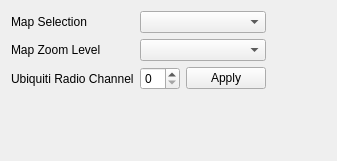
             <widget class="QWidget" name="tab_29">
              <attribute name="title">
               <string>Settings</string>
              </attribute>
              <layout class="QGridLayout" name="gridLayout_80">
               <item row="4" column="1">
                <spacer name="verticalSpacer_67">
                 <property name="orientation">
                  <enum>Qt::Vertical</enum>
                 </property>
                 <property name="sizeHint" stdset="0">
                  <size>
                   <width>20</width>
                   <height>40</height>
                  </size>
                 </property>
                </spacer>
               </item>
               <item row="0" column="0">
                <layout class="QFormLayout" name="formLayout_35">
                 <item row="1" column="1">
                  <widget class="QComboBox" name="map_selection_combo_box"/>
                 </item>
                 <item row="1" column="0">
                  <widget class="QLabel" name="label_12">
                   <property name="text">
                    <string>Map Selection</string>
                   </property>
                  </widget>
                 </item>
                 <item row="3" column="0">
                  <widget class="QLabel" name="label_4">
                   <property name="text">
                    <string>Ubiquiti Radio Channel</string>
                   </property>
                  </widget>
                 </item>
                 <item row="3" column="1">
                  <layout class="QHBoxLayout" name="horizontalLayout_106">
                   <item>
                    <widget class="QSpinBox" name="ubiquiti_channel_spin_box">
                     <property name="readOnly">
                      <bool>false</bool>
                     </property>
                     <property name="minimum">
                      <number>0</number>
                     </property>
                     <property name="maximum">
                      <number>11</number>
                     </property>
                     <property name="value">
                      <number>0</number>
                     </property>
                    </widget>
                   </item>
                   <item>
                    <widget class="QPushButton" name="ubiquiti_channel_apply_button">
                     <property name="text">
                      <string>Apply</string>
                     </property>
                    </widget>
                   </item>
                  </layout>
                 </item>
                 <item row="2" column="0">
                  <widget class="QLabel" name="label_319">
                   <property name="text">
                    <string>Map Zoom Level</string>
                   </property>
                  </widget>
                 </item>
                 <item row="2" column="1">
                  <widget class="QComboBox" name="map_zoom_level_combo_box"/>
                 </item>
                </layout>
               </item>
               <item row="3" column="2">
                <spacer name="horizontalSpacer_53">
                 <property name="orientation">
                  <enum>Qt::Horizontal</enum>
                 </property>
                 <property name="sizeHint" stdset="0">
                  <size>
                   <width>40</width>
                   <height>20</height>
                  </size>
                 </property>
                </spacer>
               </item>
              </layout>
             </widget>
